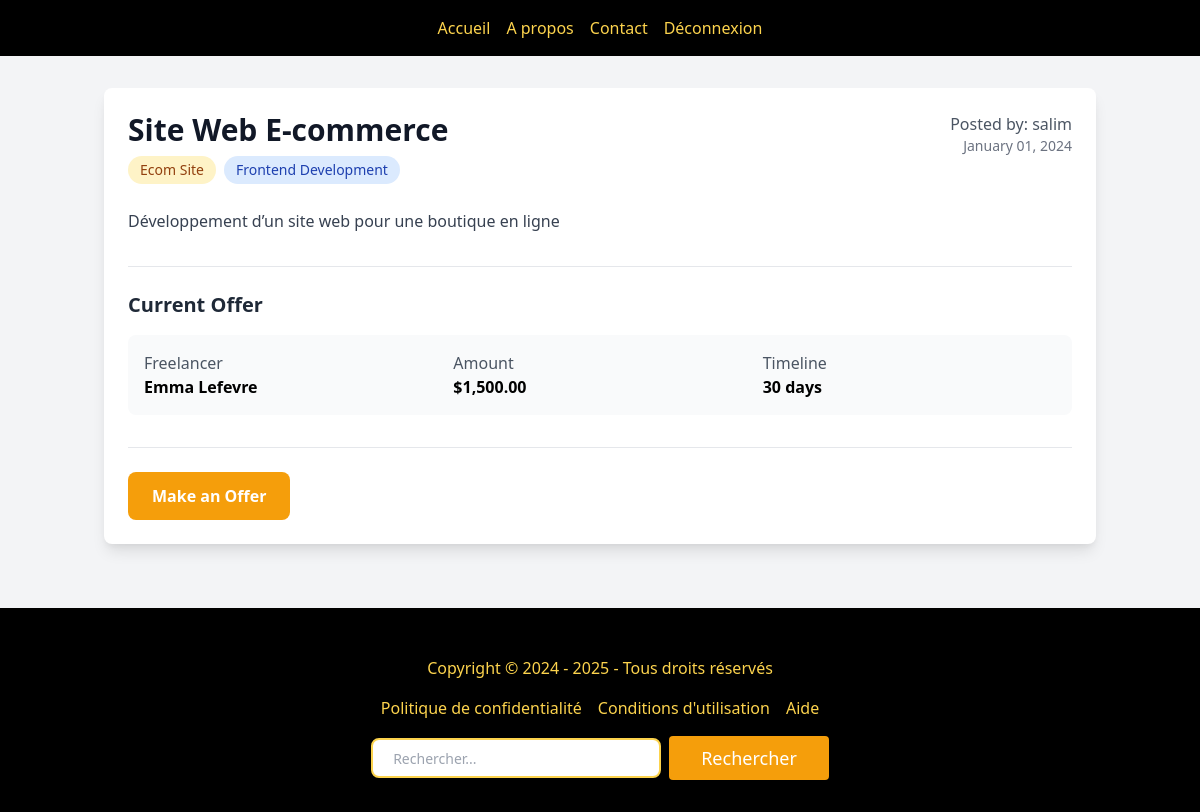
Page /freelancer/project.php?id=1 on the committed database.
### tables this page shows
CREATE TABLE `projets` (
  `id_projet` int NOT NULL,
  `titre_project` varchar(100) NOT NULL,
  `descreption` text NOT NULL,
  `id_categorie` int NOT NULL,
  `id_sous_categorie` int NOT NULL,
  `id_utilisateur` int NOT NULL,
  `date_creation` date DEFAULT NULL
);

CREATE TABLE `categories` (
  `id_categorie` int NOT NULL,
  `nom_categorie` varchar(100) NOT NULL
);

CREATE TABLE `sous_categories` (
  `id_sous_categorie` int NOT NULL,
  `nom_sous_categorie` varchar(50) NOT NULL,
  `id_categorie` int NOT NULL
);

CREATE TABLE `utilisateurs` (
  `id_utilisateur` int NOT NULL,
  `nom_utilisateur` varchar(50) NOT NULL,
  `mot_de_passe` varchar(50) NOT NULL,
  `email` varchar(100) NOT NULL
);

CREATE TABLE `freelances` (
  `id_freelance` int NOT NULL,
  `nom_freelance` varchar(50) NOT NULL,
  `competences` text NOT NULL,
  `id_utilisateur` int NOT NULL
);

CREATE TABLE `offres` (
  `id_offre` int NOT NULL,
  `monatant` decimal(10,2) NOT NULL,
  `delai` int NOT NULL,
  `id_freelance` int NOT NULL,
  `id_projet` int NOT NULL
);

### freelancer/project.php (the view, shortened to what this page needs)
<?php
$id = isset($_GET['id']) ? intval($_GET['id']) : 0;
try {
    $pdo = new PDO("mysql:host=localhost;dbname=ITThink", "root", "");
    $stmt = $pdo->prepare("
        SELECT p.*, c.nom_categorie, sc.nom_sous_categorie, u.nom_utilisateur,
               f.nom_freelance, o.monatant, o.delai
        FROM Projets p
        JOIN Categories c ON p.id_categorie = c.id_categorie
        JOIN Sous_Categories sc ON p.id_sous_categorie = sc.id_sous_categorie
        JOIN Utilisateurs u ON p.id_utilisateur = u.id_utilisateur
        LEFT JOIN Offres o ON p.id_projet = o.id_projet
        LEFT JOIN Freelances f ON o.id_freelance = f.id_freelance
        WHERE p.id_projet = ?
    ");
    $stmt->execute([$id]);
    $project = $stmt->fetch(PDO::FETCH_ASSOC);
} catch(PDOException $e) {
    die("Connection failed: " . $e->getMessage());
}
?>
<!DOCTYPE html>
<html lang="en">
<head>
    <link rel="stylesheet" href="https://cdn.jsdelivr.net/npm/tailwindcss@2.2.19/dist/tailwind.min.css">
</head>
<body class="bg-gray-100">
    <?php include('../includes/headerFreelancer.php') ?>
    <div class="container mx-auto px-4 py-8">
        <div class="bg-white rounded-lg shadow-lg p-6 mb-8">
            <div class="flex justify-between items-start mb-6">
                <div>
                    <h1 class="text-3xl font-bold text-gray-900 mb-2">
                        <?php echo htmlspecialchars($project['titre_project']); ?>
                    </h1>
                    <div class="flex gap-2">
                        <span class="px-3 py-1 bg-yellow-100 text-yellow-800 rounded-full text-sm">
                            <?php echo htmlspecialchars($project['nom_categorie']); ?>
                        </span>
                        <span class="px-3 py-1 bg-blue-100 text-blue-800 rounded-full text-sm">
                            <?php echo htmlspecialchars($project['nom_sous_categorie']); ?>
                        </span>
                    </div>
                </div>
                <div class="text-right">
                    <p class="text-gray-600">Posted by: <?php echo htmlspecialchars($project['nom_utilisateur']); ?></p>
                    <p class="text-gray-500 text-sm">
                        <?php echo $project['date_creation'] ? date('F d, Y', strtotime($project['date_creation'])) : 'Date not available'; ?>
                    </p>
                </div>
            </div>
            <div class="prose max-w-none mb-8">
                <p class="text-gray-700 leading-relaxed">
                    <?php echo nl2br(htmlspecialchars($project['descreption'])); ?>
                </p>
            </div>
            <?php if($project['monatant']): ?>
            <div class="border-t pt-6 mb-8">
                <h3 class="text-xl font-semibold text-gray-800 mb-4">Current Offer</h3>
                <div class="bg-gray-50 p-4 rounded-lg">
                    <div class="grid grid-cols-3 gap-4">
                        <div>
                            <p class="text-gray-600">Freelancer</p>
                            <p class="font-semibold"><?php echo htmlspecialchars($project['nom_freelance']); ?></p>
                        </div>
                        <div>
                            <p class="text-gray-600">Amount</p>
                            <p class="font-semibold">$<?php echo number_format($project['monatant'], 2); ?></p>
                        </div>
                        <div>
                            <p class="text-gray-600">Timeline</p>
                            <p class="font-semibold"><?php echo htmlspecialchars($project['delai']); ?> days</p>
                        </div>
                    </div>
                </div>
            </div>
            <?php endif; ?>
            <div class="border-t pt-6">
                <a href="./freelancer.php"
                   class="inline-block bg-yellow-500 hover:bg-yellow-600 text-white font-bold py-3 px-6 rounded-lg transition duration-300">
                    Make an Offer
                </a>
            </div>
        </div>
    </div>
    <?php include('../includes/footer.php')?>
</body>
</html>

### freelancer/project.php (style rules this page uses)
body { min-height: 100vh; display: flex; flex-direction: column; }
.container { flex: 1; }

### rows in the picture
projets: titre_project "Site Web E-commerce", id_categorie.nom_categorie "Ecom Site", id_sous_categorie.nom_sous_categorie "Frontend Development", id_utilisateur.nom_utilisateur "salim", date_creation "January 01, 2024", descreption "Développement d’un site web pour une boutique en ligne", freelances.nom_freelance "Emma Lefevre", offres.monatant "1,500.00", offres.delai "30"
